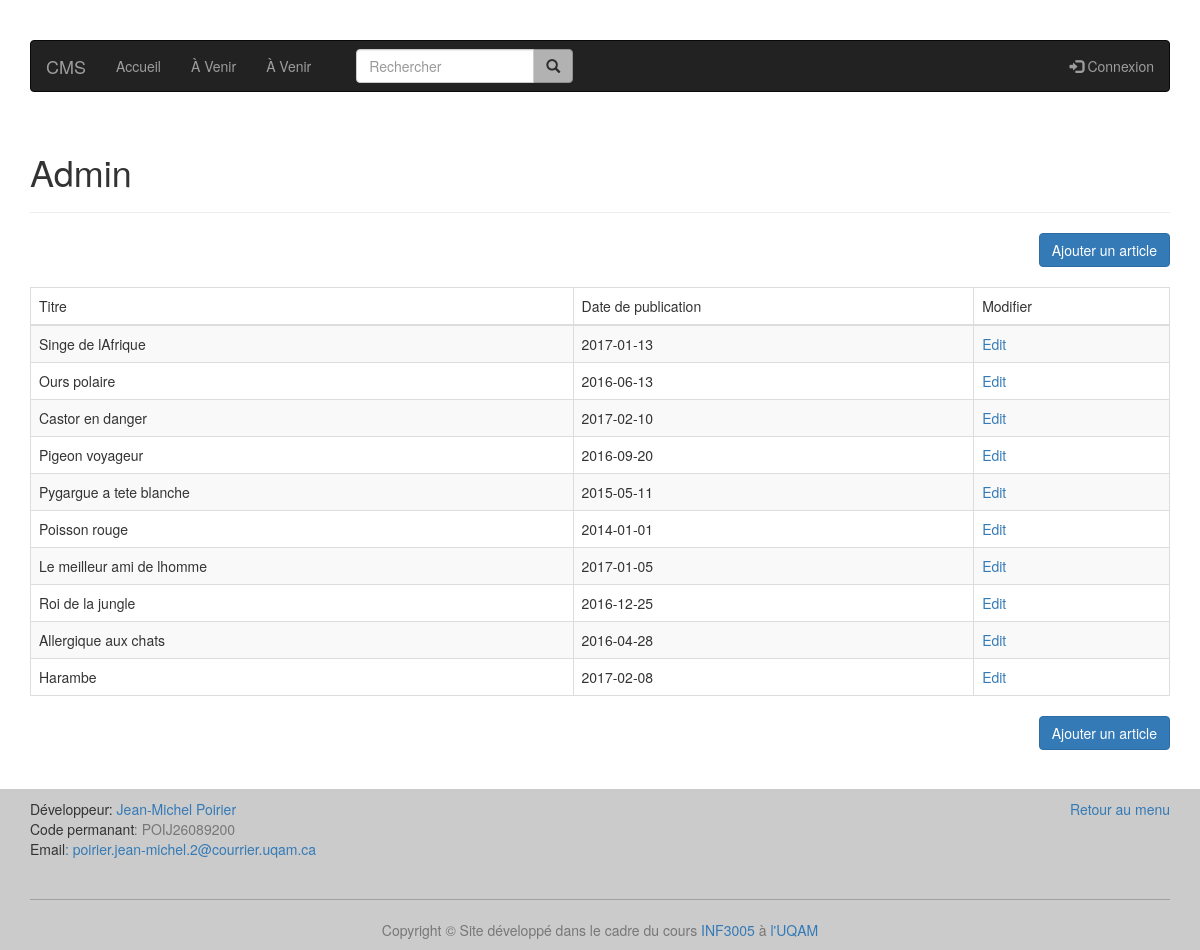
The page /admin (signed in) on the database as committed earlier.
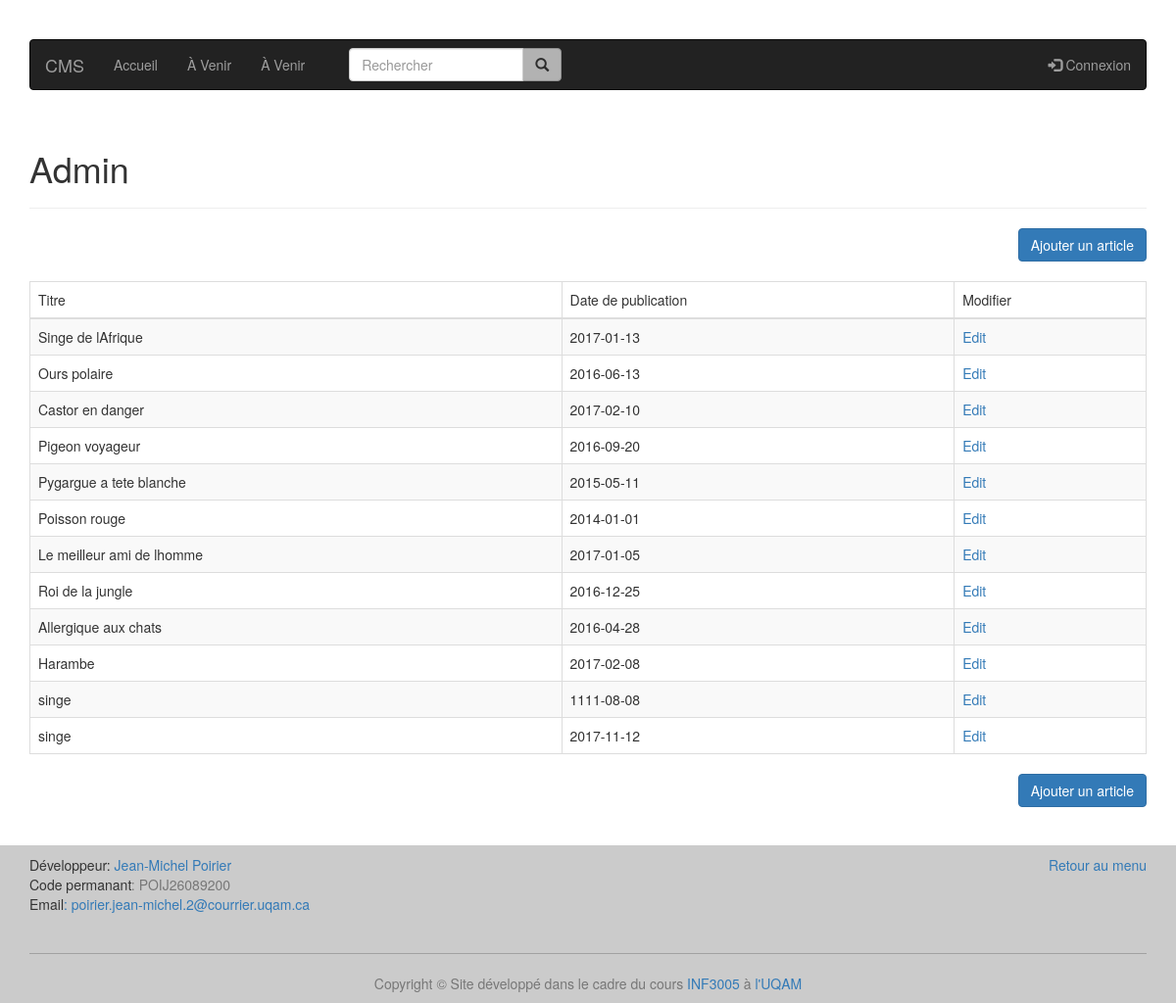
The same page on the database as committed later.
### tables this page shows
CREATE TABLE article (
  id integer primary key,
  titre varchar(100),
  identifiant varchar(50),
  auteur varchar(100),
  date_publication text,
  paragraphe varchar(500)
);

### index.py (the view)
@app.route('/admin')
@authentification_required
def admin_page():
    articles = get_db().get_all_articles()
    username = username_session()
    return render_template('admin.html', articles=articles, username=username)

### article.py (called while the page is built)
    def get_all_articles(self):
        cursor = self.get_connection_row().cursor()
        cursor.execute("SELECT titre, identifiant, auteur, date_publication "
                       "FROM article")
        articles = cursor.fetchall()
        return articles

### database.py (called while the page is built)
    def get_connection(self):
        if self.connection is None:
            self.connection = sqlite3.connect('db/db.db')
        return self.connection

    def get_connection_row(self):
        if self.connection is None:
            self.connection = sqlite3.connect('db/db.db')
            self.connection.row_factory = sqlite3.Row
        return self.connection

    def disconnect(self):
        if self.connection is not None:
            self.connection.close()

### index.py (called while the page is built)
def get_db():
    db = getattr(g, '_database', None)
    if db is None:
        g._database = Users()
    return g._database

@app.teardown_appcontext
def close_connection(exception):
    db = getattr(g, '_database', None)
    if db is not None:
        db.disconnect()

def is_authenticated(session):
    return "id" in session

def username_session():
    username = None
    if "id" in session:
        username = get_db().get_session(session["id"])
    return username

### templates/admin.html (shortened to what this page needs)
{% extends "layout.html" %}
{% block content %}
    <h1>Admin</h1>
    <hr class="divider">
    <div class="text-right">
        <a class="btn btn-primary" style="margin-bottom: 20px;" href="/admin-form">Ajouter un article</a>
    </div>
    <table class="table table-striped table-bordered">
        <thead>
        <td>Titre</td>
        <td>Date de publication</td>
        <td>Modifier</td>
        </thead>
        {% for article in articles %}
            <tr>
                <td>{{ article["titre"] }}</td>
                <td>{{ article["date_publication"] }}</td>
                <td><a href="/admin-modifier/{{ article["identifiant"] }}">Edit</a></td>
            </tr>
        {% endfor %}
    </table>
    <div class="text-right">
        <a class="btn btn-primary" href="/admin-form">Ajouter un article</a>
    </div>
{% endblock %}

Rows that differ between the two databases and show on the page:
added article: titre "singe", date_publication "1111-08-08"
added article: titre "singe", date_publication "2017-11-12"
